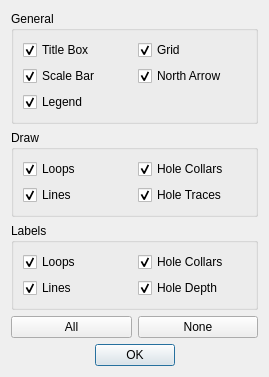
<?xml version="1.0" encoding="UTF-8"?>
<ui version="4.0">
 <class>Form</class>
 <widget class="QWidget" name="Form">
  <property name="geometry">
   <rect>
    <x>0</x>
    <y>0</y>
    <width>269</width>
    <height>336</height>
   </rect>
  </property>
  <property name="windowTitle">
   <string>Form</string>
  </property>
  <layout class="QGridLayout" name="gridLayout_4">
   <item row="11" column="1" colspan="2">
    <spacer name="verticalSpacer">
     <property name="orientation">
      <enum>Qt::Vertical</enum>
     </property>
     <property name="sizeHint" stdset="0">
      <size>
       <width>20</width>
       <height>40</height>
      </size>
     </property>
    </spacer>
   </item>
   <item row="12" column="1" colspan="2">
    <widget class="QDialogButtonBox" name="buttonBox">
     <property name="minimumSize">
      <size>
       <width>150</width>
       <height>0</height>
      </size>
     </property>
     <property name="orientation">
      <enum>Qt::Horizontal</enum>
     </property>
     <property name="standardButtons">
      <set>QDialogButtonBox::Ok</set>
     </property>
     <property name="centerButtons">
      <bool>true</bool>
     </property>
    </widget>
   </item>
   <item row="2" column="0" colspan="4">
    <widget class="QGroupBox" name="groupBox_2">
     <property name="title">
      <string>Labels</string>
     </property>
     <layout class="QGridLayout" name="gridLayout">
      <item row="0" column="0">
       <widget class="QCheckBox" name="loop_labels_cbox">
        <property name="text">
         <string>Loops</string>
        </property>
        <property name="checked">
         <bool>true</bool>
        </property>
       </widget>
      </item>
      <item row="2" column="0">
       <widget class="QCheckBox" name="line_labels_cbox">
        <property name="text">
         <string>Lines</string>
        </property>
        <property name="checked">
         <bool>true</bool>
        </property>
       </widget>
      </item>
      <item row="0" column="1">
       <widget class="QCheckBox" name="hole_collar_labels_cbox">
        <property name="text">
         <string>Hole Collars</string>
        </property>
        <property name="checked">
         <bool>true</bool>
        </property>
       </widget>
      </item>
      <item row="2" column="1">
       <widget class="QCheckBox" name="hole_depth_labels_cbox">
        <property name="text">
         <string>Hole Depth</string>
        </property>
        <property name="checked">
         <bool>true</bool>
        </property>
       </widget>
      </item>
     </layout>
    </widget>
   </item>
   <item row="1" column="0" colspan="4">
    <widget class="QGroupBox" name="groupBox_3">
     <property name="title">
      <string>Draw</string>
     </property>
     <layout class="QGridLayout" name="gridLayout_3">
      <item row="0" column="0">
       <widget class="QCheckBox" name="draw_loops_cbox">
        <property name="text">
         <string>Loops</string>
        </property>
        <property name="checked">
         <bool>true</bool>
        </property>
       </widget>
      </item>
      <item row="0" column="1">
       <widget class="QCheckBox" name="draw_hole_collars_cbox">
        <property name="text">
         <string>Hole Collars</string>
        </property>
        <property name="checked">
         <bool>true</bool>
        </property>
       </widget>
      </item>
      <item row="1" column="0">
       <widget class="QCheckBox" name="draw_lines_cbox">
        <property name="text">
         <string>Lines</string>
        </property>
        <property name="checked">
         <bool>true</bool>
        </property>
       </widget>
      </item>
      <item row="1" column="1">
       <widget class="QCheckBox" name="draw_hole_traces_cbox">
        <property name="text">
         <string>Hole Traces</string>
        </property>
        <property name="checked">
         <bool>true</bool>
        </property>
       </widget>
      </item>
     </layout>
    </widget>
   </item>
   <item row="0" column="0" colspan="4">
    <widget class="QGroupBox" name="groupBox">
     <property name="title">
      <string>General</string>
     </property>
     <layout class="QGridLayout" name="gridLayout_2">
      <item row="0" column="0">
       <widget class="QCheckBox" name="title_box_cbox">
        <property name="text">
         <string>Title Box</string>
        </property>
        <property name="checked">
         <bool>true</bool>
        </property>
       </widget>
      </item>
      <item row="0" column="1">
       <widget class="QCheckBox" name="grid_cbox">
        <property name="text">
         <string>Grid</string>
        </property>
        <property name="checked">
         <bool>true</bool>
        </property>
       </widget>
      </item>
      <item row="4" column="0">
       <widget class="QCheckBox" name="scale_bar_cbox">
        <property name="text">
         <string>Scale Bar</string>
        </property>
        <property name="checked">
         <bool>true</bool>
        </property>
       </widget>
      </item>
      <item row="4" column="1">
       <widget class="QCheckBox" name="north_arrow_cbox">
        <property name="text">
         <string>North Arrow</string>
        </property>
        <property name="checked">
         <bool>true</bool>
        </property>
       </widget>
      </item>
      <item row="5" column="0">
       <widget class="QCheckBox" name="legend_cbox">
        <property name="text">
         <string>Legend</string>
        </property>
        <property name="checked">
         <bool>true</bool>
        </property>
       </widget>
      </item>
     </layout>
    </widget>
   </item>
   <item row="4" column="0" colspan="2">
    <widget class="QPushButton" name="all_btn">
     <property name="maximumSize">
      <size>
       <width>16777215</width>
       <height>16777215</height>
      </size>
     </property>
     <property name="text">
      <string>All</string>
     </property>
    </widget>
   </item>
   <item row="4" column="2" colspan="2">
    <widget class="QPushButton" name="none_btn">
     <property name="maximumSize">
      <size>
       <width>16777215</width>
       <height>16777215</height>
      </size>
     </property>
     <property name="text">
      <string>None</string>
     </property>
    </widget>
   </item>
  </layout>
 </widget>
 <tabstops>
  <tabstop>title_box_cbox</tabstop>
  <tabstop>grid_cbox</tabstop>
  <tabstop>scale_bar_cbox</tabstop>
  <tabstop>north_arrow_cbox</tabstop>
  <tabstop>legend_cbox</tabstop>
  <tabstop>draw_loops_cbox</tabstop>
  <tabstop>draw_hole_collars_cbox</tabstop>
  <tabstop>draw_lines_cbox</tabstop>
  <tabstop>draw_hole_traces_cbox</tabstop>
  <tabstop>loop_labels_cbox</tabstop>
  <tabstop>hole_collar_labels_cbox</tabstop>
  <tabstop>line_labels_cbox</tabstop>
  <tabstop>hole_depth_labels_cbox</tabstop>
  <tabstop>all_btn</tabstop>
  <tabstop>none_btn</tabstop>
 </tabstops>
 <resources/>
 <connections/>
</ui>
